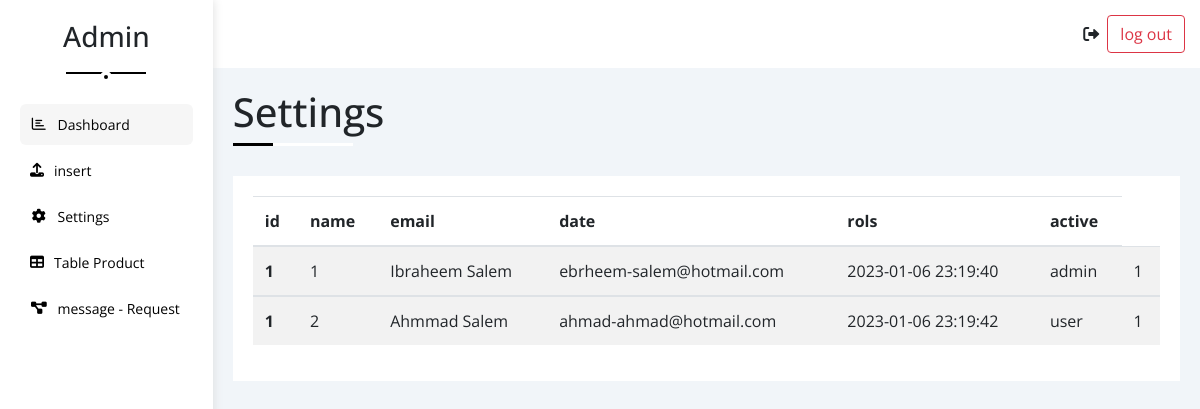
The page /admin/settings.php on the database its author committed.
### tables this page shows
CREATE TABLE `log` (
  `id` int(11) NOT NULL,
  `name_log` varchar(100) NOT NULL,
  `email_log` varchar(100) NOT NULL,
  `password_log` varchar(100) NOT NULL,
  `active` float NOT NULL,
  `rols` text NOT NULL,
  `datastart_log` timestamp NOT NULL DEFAULT current_timestamp() ON UPDATE current_timestamp()
);

### admin/settings.php (the view, shortened to what this page needs)
<?php
 include 'server.php';
$sql = "SELECT * FROM log";
$result = $conn->query($sql);
?>
<!DOCTYPE html>
<html lang="en">
  <head>
    <link rel="stylesheet" href="https://cdn.jsdelivr.net/npm/bootstrap@4.6.2/dist/css/bootstrap.min.css">
    <link rel="stylesheet" href="css/all.min.css" />
    <link rel="stylesheet" href="css/framework.css" />
    <link rel="stylesheet" href="css/master.css" />
  </head>
  <body>
  <div class="page d-flex">
      <div class="sidebar bg-white p-20 p-relative">
        <h3 class="p-relative txt-c mt-0">Admin</h3>
        <ul>
          <li>
            <a class="active d-flex align-center fs-14 c-black rad-6 p-10" href="index.php">
              <i class="fa-regular fa-chart-bar fa-fw"></i>
              <span>Dashboard</span>
            </a>
          </li>
          <li>
            <a class="d-flex align-center fs-14 c-black rad-6 p-10" href="insert.php">
            <i class="fa-solid fa-upload"></i>
              <span>insert</span>
            </a>
          </li>
          <li>
            <a class="d-flex align-center fs-14 c-black rad-6 p-10" href="settings.php">
              <i class="fa-solid fa-gear fa-fw"></i>
              <span>Settings</span>
            </a>
          </li>
          <li>
            <a class="d-flex align-center fs-14 c-black rad-6 p-10" href="table-pro.php">
              <i class="fa-solid fa-table"></i>
              <span>Table Product</span>
            </a>
          </li>
          <li>
            <a class="d-flex align-center fs-14 c-black rad-6 p-10" href="mes-req.php">
              <i class="fa-solid fa-diagram-project fa-fw"></i>
              <span>message - Request</span>
            </a>
          </li>
        </ul>
      </div>
      <div class="content w-full">
        <div class="head bg-white p-15">
          <div class="icons d-flex align-center justify-content-end">
            <i class="fa-solid fa-right-from-bracket pr-2"></i>
            <form action="sesstion.php" method="post">
              <button type="submit" name="Logout" class="btn btn-outline-danger">log out</button>
            </form>
          </div>
        </div>
        <h1 class="p-relative">Settings</h1>
        <div class="settings-page m-20">
          <div class="p-20 bg-white">
          <table class="table table-striped">
            <thead>
              <tr>
                <th scope="col">id</th>
                <th scope="col">name</th>
                <th scope="col">email</th>
                <th scope="col">date</th>
                <th scope="col">rols</th>
                <th scope="col">active</th>
              </tr>
            </thead>
          <?php
          if ($result->num_rows > 0) {
            while($row = $result->fetch_assoc()) {
              echo "
                <tbody>
                  <tr>
                    <th scope='row'>1</th>
                    <td>$row[id]</td>
                    <td>$row[name_log]</td>
                    <td>$row[email_log]</td>
                    <td>$row[datastart_log]</td>
                    <td>$row[rols]</td>
                    <td>$row[active]</td>
                  </tr>
                </tbody>
              ";
            }
          } else {
            echo "0 results";
          }
          ?>
          </table>
        </div>
      </div>
    </div>
  </body>
</html>

### admin/css/framework.css (style rules this page uses)
:root { --blue-color: #0075ff; --blue-alt-color: #0d69d5; --orange-color: #f59e0b; --green-color: #22c55e; --red-color: #f44336; --grey-color: #888; }
.d-flex { display: flex; }
.align-center { align-items: center; }
.p-10 { padding: 10px; }
.p-15 { padding: 15px; }
.p-20 { padding: 20px; }
.m-20 { margin: 20px; }
.mt-0 { margin-top: 0; }
.c-black { color: black; }
.bg-white { background-color: white; }
.p-relative { position: relative; }
.txt-c { text-align: center; }
.fs-14 { font-size: 14px; }
.rad-6 { border-radius: 6px; }
.w-full { width: 100%; }

### admin/css/master.css (style rules this page uses)
:root { --blue-color: #0075ff; --blue-alt-color: #0d69d5; --orange-color: #f59e0b; --green-color: #22c55e; --red-color: #f44336; --grey-color: #888; }
* { box-sizing: border-box; }
body { font-family: "Open Sans", sans-serif; margin: 0; }
a { text-decoration: none; }
ul { list-style: none; padding: 0; }
.page { background-color: #f1f5f9; min-height: 100vh; }
.sidebar { width: 250px; box-shadow: 0 0 10px #ddd; }
.sidebar > h3 { margin-bottom: 50px; }
.sidebar > h3::before, .sidebar > h3::after { content: ""; background-color: black; transform: translateX(-50%); position: absolute; left: 50%; }
.sidebar > h3::before { width: 80px; height: 2px; bottom: -20px; }
.sidebar > h3::after { bottom: -29px; width: 12px; height: 12px; border-radius: 50%; border: 4px solid white; }
.sidebar ul li a { transition: 0.3s; margin-bottom: 5px; }
.sidebar ul li a:hover, .sidebar ul li a.active { background-color: #f6f6f6; }
.sidebar ul li a span { font-size: 14px; margin-left: 10px; }
.content { overflow: hidden; }
.page h1 { margin: 20px 20px 40px; }
.page h1::before, .page h1::after { content: ""; height: 3px; position: absolute; bottom: -10px; left: 0; }
.page h1::before { background-color: white; width: 120px; }
.page h1::after { background-color: black; width: 40px; }
.settings-page { grid-template-columns: repeat(auto-fill, minmax(500px, 1fr)); }

### rows shown on the page
log: id "1", name_log "Ibraheem Salem", email_log "ebrheem-salem@hotmail.com", datastart_log "2023-01-06 23:19:40", rols "admin", active "1"
log: id "2", name_log "Ahmmad Salem", email_log "ahmad-ahmad@hotmail.com", datastart_log "2023-01-06 23:19:42", rols "user", active "1"
